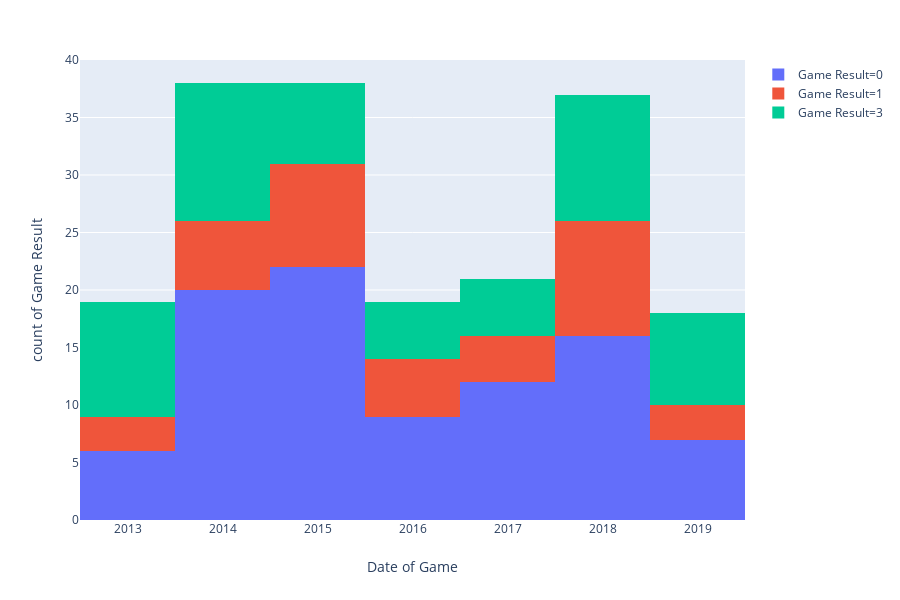

Here is the notebook cell this chart was saved with:
### Code cell
px.histogram(Newcastle, x="Date of Game", y="Game Result", color="Game Result")

### Figure 1 — Plotly figure (JSON) as saved in the notebook; plotly's stock layout.template omitted (floating-point values rounded to 4 significant figures)
{"data": [{"alignmentgroup": "True", "hovertemplate": "Game Result=0<br>Date of Game=%{x}<br>count of Game Result=%{y}<extra></extra>", "legendgroup": "Game Result=0", "marker": {"color": "#636efa"}, "name": "Game Result=0", "offsetgroup": "Game Result=0", "orientation": "v", "showlegend": true, "type": "histogram", "uid": "b529f402-d510-4240-920d-41453ee424c4", "x": [2013, 2013, 2013, 2013, 2013, 2013, 2014, 2014, 2014, 2014, 2014, 2014, 2014, 2014, 2014, 2014, 2014, 2014, 2014, 2014, 2014, 2014, 2014, 2014, 2014, 2014, 2015, 2015, 2015, 2015, 2015, 2015, 2015, 2015, 2015, 2015, 2015, 2015, 2015, 2015, 2015, 2015, 2015, 2015, 2015, 2015, 2015, 2015, 2016, 2016, 2016, 2016, 2016, 2016, 2016, 2016, 2016, 2017, 2017, 2017, 2017, 2017, 2017, 2017, 2017, 2017, 2017, 2017, 2017, 2018, 2018, 2018, 2018, 2018, 2018, 2018, 2018, 2018, 2018, 2018, 2018, 2018, 2018, 2018, 2018, 2019, 2019, 2019, 2019, 2019, 2019, 2019], "xaxis": "x", "y": [0, 0, 0, 0, 0, 0, 0, 0, 0, 0, 0, 0, 0, 0, 0, 0, 0, 0, 0, 0, 0, 0, 0, 0, 0, 0, 0, 0, 0, 0, 0, 0, 0, 0, 0, 0, 0, 0, 0, 0, 0, 0, 0, 0, 0, 0, 0, 0, 0, 0, 0, 0, 0, 0, 0, 0, 0, 0, 0, 0, 0, 0, 0, 0, 0, 0, 0, 0, 0, 0, 0, 0, 0, 0, 0, 0, 0, 0, 0, 0, 0, 0, 0, 0, 0, 0, 0, 0, 0, 0, 0, 0], "yaxis": "y"}, {"alignmentgroup": "True", "hovertemplate": "Game Result=1<br>Date of Game=%{x}<br>count of Game Result=%{y}<extra></extra>", "legendgroup": "Game Result=1", "marker": {"color": "#EF553B"}, "name": "Game Result=1", "offsetgroup": "Game Result=1", "orientation": "v", "showlegend": true, "type": "histogram", "uid": "fb6ac142-2bfb-4ff6-b6e1-02880c1648a9", "x": [2013, 2013, 2013, 2014, 2014, 2014, 2014, 2014, 2014, 2015, 2015, 2015, 2015, 2015, 2015, 2015, 2015, 2015, 2016, 2016, 2016, 2016, 2016, 2017, 2017, 2017, 2017, 2018, 2018, 2018, 2018, 2018, 2018, 2018, 2018, 2018, 2018, 2019, 2019, 2019], "xaxis": "x", "y": [1, 1, 1, 1, 1, 1, 1, 1, 1, 1, 1, 1, 1, 1, 1, 1, 1, 1, 1, 1, 1, 1, 1, 1, 1, 1, 1, 1, 1, 1, 1, 1, 1, 1, 1, 1, 1, 1, 1, 1], "yaxis": "y"}, {"alignmentgroup": "True", "hovertemplate": "Game Result=3<br>Date of Game=%{x}<br>count of Game Result=%{y}<extra></extra>", "legendgroup": "Game Result=3", "marker": {"color": "#00cc96"}, "name": "Game Result=3", "offsetgroup": "Game Result=3", "orientation": "v", "showlegend": true, "type": "histogram", "uid": "61ad1fa8-22cf-4eb7-8610-e7c1044aa6bf", "x": [2013, 2013, 2013, 2013, 2013, 2013, 2013, 2013, 2013, 2013, 2014, 2014, 2014, 2014, 2014, 2014, 2014, 2014, 2014, 2014, 2014, 2014, 2015, 2015, 2015, 2015, 2015, 2015, 2015, 2016, 2016, 2016, 2016, 2016, 2017, 2017, 2017, 2017, 2017, 2018, 2018, 2018, 2018, 2018, 2018, 2018, 2018, 2018, 2018, 2018, 2019, 2019, 2019, 2019, 2019, 2019, 2019, 2019], "xaxis": "x", "y": [3, 3, 3, 3, 3, 3, 3, 3, 3, 3, 3, 3, 3, 3, 3, 3, 3, 3, 3, 3, 3, 3, 3, 3, 3, 3, 3, 3, 3, 3, 3, 3, 3, 3, 3, 3, 3, 3, 3, 3, 3, 3, 3, 3, 3, 3, 3, 3, 3, 3, 3, 3, 3, 3, 3, 3, 3, 3], "yaxis": "y"}], "layout": {"barmode": "stack", "grid": {"xaxes": ["x"], "xgap": 0.1, "xside": "bottom", "yaxes": ["y"], "ygap": 0.1, "yside": "left"}, "height": 600, "legend": {"tracegroupgap": 0}, "margin": {"t": 60}, "xaxis": {"title": {"text": "Date of Game"}}, "yaxis": {"categoryarray": [3, 1, 0], "categoryorder": "array", "title": {"text": "count of Game Result"}}}}
